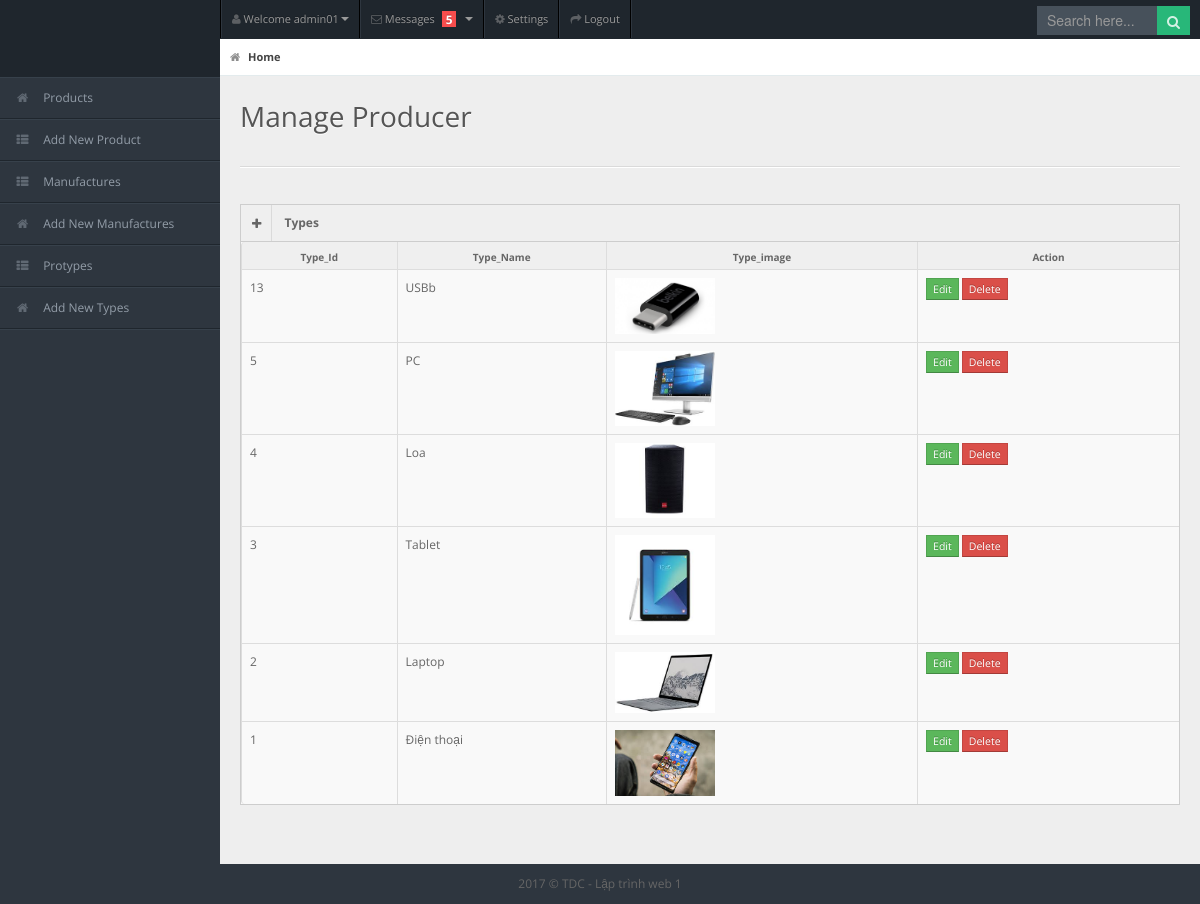
The page /mobileadmin/protypes.php (signed in) on the database its author committed.
### tables this page shows
CREATE TABLE `protypes` (
  `type_ID` int(10) NOT NULL,
  `type_name` varchar(100) NOT NULL,
  `type_img` varchar(100) NOT NULL
);

### mobileadmin/Db.php (called while the page is built, shortened)
<?php
	class Db{
		public static $conn;
		public function __construct(){
			self::$conn = mysqli_connect(DB_HOST,DB_USER,DB_PASS,DB_NAME);
			self::$conn->set_charset('utf8');
		}
        public function toArray($obj){
		    $arr = [];
		    while ($row = $obj->fetch_assoc()){
		        $arr[] = $row;
            }
            return $arr;
        }
        public function showType(){
            $sql = "SELECT * FROM protypes ORDER BY type_id desc ";
            $products = self::$conn->query($sql);
            return $this->toArray($products);
        }
    }
?>

### mobileadmin/protypes.php (the view, shortened to what this page needs)
<?php
require_once "check_authetication.php";
require_once "DB.php";
$obj = new DB();
$show = $obj->showType();
?>
<!DOCTYPE html>
<html lang="en">
<head>
    <link rel="stylesheet" href="public/css/bootstrap.min.css" />
    <link rel="stylesheet" href="public/css/bootstrap-responsive.min.css" />
    <link rel="stylesheet" href="public/css/uniform.css" />
    <link rel="stylesheet" href="public/css/select2.css" />
    <link rel="stylesheet" href="public/css/matrix-style.css" />
    <link rel="stylesheet" href="public/css/matrix-media.css" />
    <link href="public/font-awesome/css/font-awesome.css" rel="stylesheet" />
</head>
<body>
<?php require_once "View/all-div.php"?>
<div id="content">
    <div id="content-header">
        <div id="breadcrumb"> <a href="index.php" title="Go to Home" class="tip-bottom current"><i class="icon-home"></i> Home</a></div>
        <h1>Manage Producer</h1>
    </div>
    <div class="container-fluid">
        <hr>
        <div class="row-fluid">
            <div class="span12">
                <div class="widget-box">
                    <div class="widget-title"> <span class="icon"><a href="form_manufacture.php"><i class="icon-plus"></i></a></span>
                        <h5>Types</h5>
                    </div>
                    <div class="widget-content nopadding">
                        <table class="table table-bordered table-striped">
                            <thead>
                            <tr>
                                <th>Type_Id</th>
                                <th>Type_Name</th>
                                <th>Type_image</th>
                                <th>Action</th>
                            </tr>
                            </thead>
                            <tbody>
                            <?php foreach ($show as $value): ?>
                                <tr class="">
                                    <td><?php echo $value['type_ID']?></td>
                                    <td><?php echo $value['type_name']?></td>
                                    <td><img src="public/images/type/<?php echo $value['type_img']?>" style="width:100px"></td>
                                    <td>
                                        <a href="edit_type.php?id=<?php echo $value['type_ID']?>" class="btn btn-success btn-mini">Edit</a>
                                        <a href="protypes.php?delete_id=<?php echo $value['type_ID']?>" class="btn btn-danger btn-mini">Delete</a>
                                    </td>
                                </tr>
                            <?php endforeach; ?>
                            </tbody>
                        </table>
                    </div>
                </div>
            </div>
        </div>
    </div>
</div>
<div class="row-fluid">
    <div id="footer" class="span12"> 2017 &copy; TDC - Lập trình web 1</div>
</div>
</body>
</html>

### mobileadmin/public/css/matrix-style.css (style rules this page uses)
* { outline:none !important; -moz-outline: none !important; }
html, body { height:100% }
body { overflow-x: hidden; margin-top: -10px; font-family: 'Open Sans', sans-serif; font-size:12px; color:#666; }
a { color:#666; }
select, textarea, input[type="text"], input[type="password"], input[type="datetime"], input[type="datetime-local"], input[type="date"], input[type="month"], input[type="time"], input[type="week"], input[type="number"], input[type="email"], input[type="url"], input[type="search"], input[type="tel"], input[type="color"], .uneditable-input, .label, .dropdown-menu, .btn, .well, .progress, .table-bordered, .btn-group > .btn:first-child, .btn-group > .btn:last-child, .btn-group > .btn:last-child, .btn-group > .dropdown-toggle, .alert { border-radius:0px; }
.btn, textarea, input[type="text"], input[type="password"], input[type="datetime"], input[type="datetime-local"], input[type="date"], input[type="month"], input[type="time"], input[type="week"], input[type="number"], input[type="email"], input[type="url"], input[type="search"], input[type="tel"], input[type="color"], .uneditable-input { box-shadow:none; }
.progress, .progress-success .bar, .progress .bar-success, .progress-warning .bar, .progress .bar-warning, .progress-danger .bar, .progress .bar-danger, .progress-info .bar, .progress .bar-info, .btn, .btn-primary { background-image:none; }
#footer { padding:10px; text-align:center; }
hr { border-top-color:#dadada; }
#content { background: none repeat scroll 0 0 #eeeeee; margin-left: 220px; margin-right: 0; padding-bottom: 25px; position: relative; min-height:100%; width: auto; }
#content-header { position: abslute; width: 100%; margin-top: -38px; z-index: 20; }
#content-header h1 { color: #555555; font-size: 28px; font-weight: normal; float: none; text-shadow: 0 1px 0 #ffffff; margin-left: 20px; position: relative; }
#content-header h1, #content-header .btn-group { margin-top: 20px; }
#breadcrumb { background-color: #fff; border-bottom: 1px solid #e3ebed; }
#breadcrumb a { padding: 8px 20px 8px 10px; display: inline-block; background-position: center right; background-repeat: no-repeat; font-size: 11px; color: #666666; }
#breadcrumb a:last-child { background-image:none; }
#breadcrumb a.current { font-weight: bold; color: #444444; }
#breadcrumb a i { margin-right: 5px; opacity: .6; }
.stat-boxes .peity_bar_good, .stat-boxes .peity_line_good, { color: #459D1C; }
.widget-box { background: none repeat scroll 0 0 #F9F9F9; border-left: 1px solid #CDCDCD; border-top: 1px solid #CDCDCD; border-right: 1px solid #CDCDCD; clear: both; margin-top: 16px; margin-bottom: 16px; position: relative; }
.widget-title, .modal-header, .table th, div.dataTables_wrapper .ui-widget-header { background:#efefef; border-bottom: 1px solid #CDCDCD; height: 36px; }
.widget-title span.icon { padding: 9px 10px 7px 11px; float: left; border-right:1px solid #dadada; }
.widget-title h5 { color: #666; float: left; font-size: 12px; font-weight: bold; padding: 12px; line-height: 12px; margin: 0; }
.widget-content { padding:15px; border-bottom: 1px solid #cdcdcd; }
.table th { height: auto; font-size: 10px; padding: 5px 10px 2px; border-bottom: 0; text-align: center; color: #666666; }
.nopadding { padding: 0 !important; }
.nopadding .table { margin-bottom: 0; }
.nopadding .table-bordered { border: 0; }

### mobileadmin/public/css/matrix-media.css (style rules this page uses)
body { background:#2E363F; }

### rows shown on the page
protypes: type_ID "13", type_name "USBb", type_img (picture)
protypes: type_ID "5", type_name "PC", type_img (picture)
protypes: type_ID "4", type_name "Loa", type_img (picture)
protypes: type_ID "3", type_name "Tablet", type_img (picture)
protypes: type_ID "2", type_name "Laptop", type_img (picture)
protypes: type_ID "1", type_name "Điện thoại", type_img (picture)

### other values the page prints
$_SESSION['auth']['username'] "admin01"
